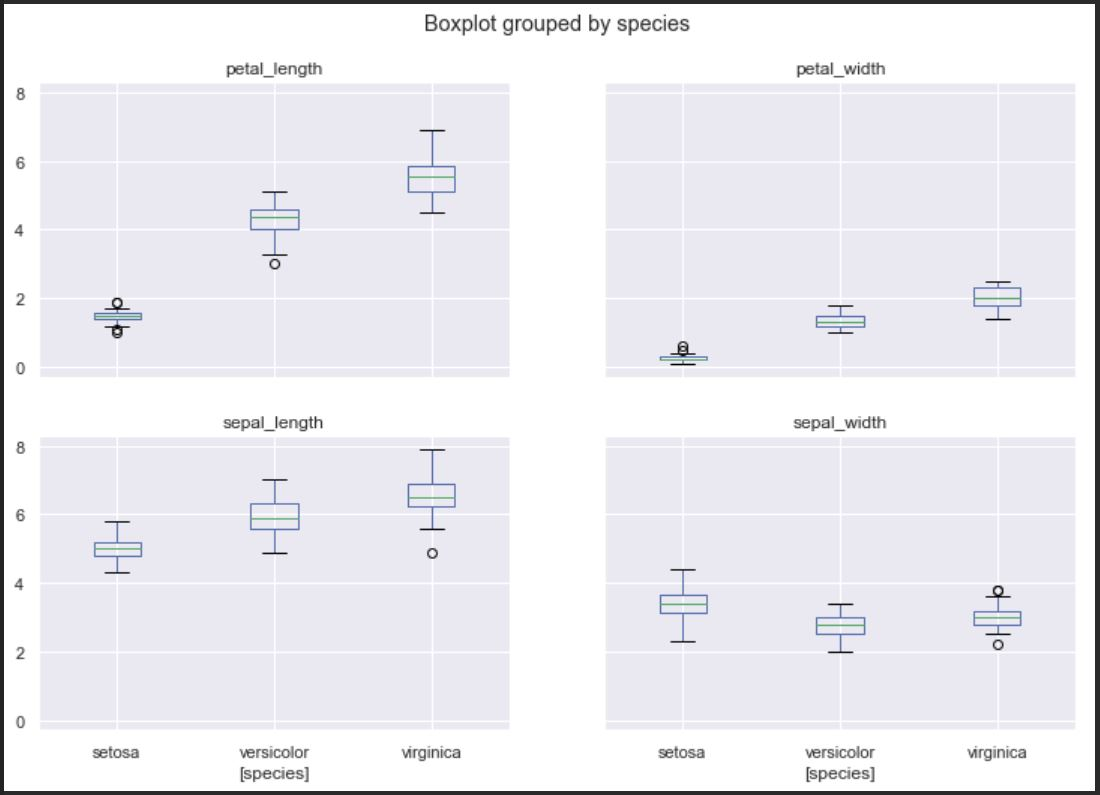

Python code for this plot:
#%%
# Etem Kaya 09-Apr-2019
# Irish Data Set Project.

# Boxplot iris dataset
# import pandas and seaborn libraries
import pandas as pd
import seaborn as sns

# set style and colour using seaborn library
sns.set(style="darkgrid", color_codes=True)

# import iris dataset with Pandas
f = pd.read_csv("iris.csv")

# boxplot grouped by species
f.boxplot(by='species',figsize=(12,8))
